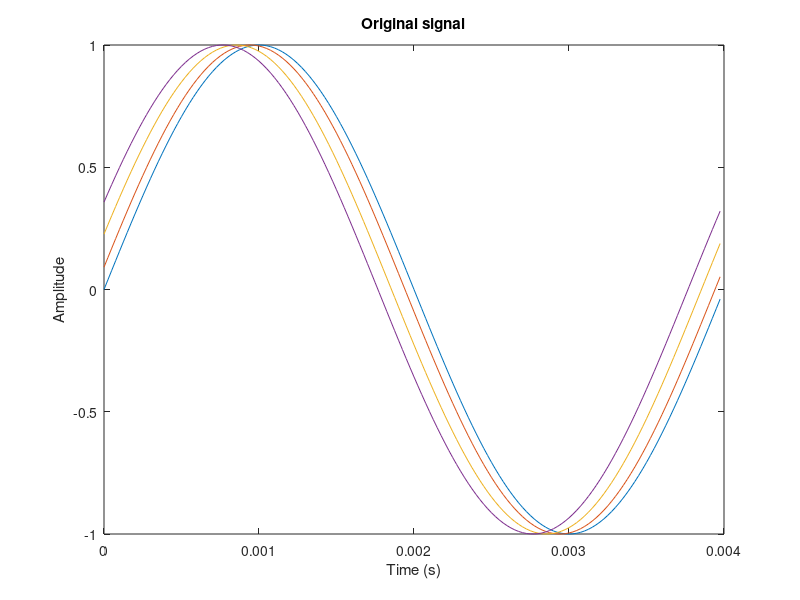

This figure's MATLAB source: (Note: this script raises an error after producing the figure.)
clear all;
close all;
A = 1;
V = 343.8; % Speed of sound m/s
micRelN = 2; %Which microphone's phase is taken as zero
micPositions = [15 10; 15 8; 15 5; 15 2] .* 1e-2; % x1 y1; x2 y2 in cm
fs = 40e3;
f = 250;
T = 1 / f;
N = fs * T;

micNumber = size(micPositions, 1);
micPositions_Relative = micPositions(1, :) - micPositions;
distances = vecnorm(micPositions_Relative, 2, 2);
delays = distances / V; % These are the expected delays from the source
delaysRel = delays-delays(micRelN);
time0Vector = (0:N-1) / fs;
timeVectors = time0Vector + delays;
timeVectors = timeVectors';

% Generate signals
s = A * sin(timeVectors * f * 2 * pi);
figure;
plot(time0Vector, s);
title("Original signal");
xlabel("Time (s)");
ylabel("Amplitude");

S = fft(s, [], 1);
plot_fft(S,fs)
frequencies = (-N/2:N/2-1) * (fs / N);
frequencies = ifftshift(frequencies);
phase_shift = exp(1i * 2 * pi * frequencies .* delays);
S_shifted = S .* phase_shift';


% Perform inverse FFT to get the time-shifted signals
s_shifted = ifft(S_shifted, [], 1);

% Plot the original and time-shifted signals
figure;
subplot(3, 1, 1);
plot(time0Vector, s);
title('Original Signals');
xlabel('Time (s)');
ylabel('Amplitude');

subplot(3, 1, 2);
plot(time0Vector, real(s_shifted));
title('Time-Shifted Signals (After Phase Compensation)');
xlabel('Time (s)');
ylabel('Amplitude');
compute_phase_delay(S',3);

function phase_diff = compute_phase_delay(ffts, ref_index)
    % COMPUTE_PHASE_DELAY Computes the phase delay of each FFT relative to a specific FFT
    %
    % phase_delays = COMPUTE_PHASE_DELAY(ffts, ref_index)
    %
    % Inputs:
    %   ffts       - Array of FFTs (each row is an FFT)
    %   ref_index  - Index of the reference FFT (1-based index)
    %
    % Outputs:
    %   phase_delays - Array of phase delays (each row is the phase delay for corresponding FFT)
    
    % Get the reference FFT
    ffts(abs(ffts) < 1e-14) = 0;
    
    % Number of FFTs
    num_ffts = size(ffts, 1);
    len_ffts = size(ffts, 2);
    phase_diff = angle(ffts) - angle(ffts(ref_index, :));
    phase_diff = phase_diff(:,1:len_ffts/2-1);
    [somthing indices]= max(abs(phase_diff'));
    outdices=(1:1:num_ffts);
    phase_diff = phase_diff(sub2ind(size(phase_diff), outdices,indices ))%KYS
    
    
end
